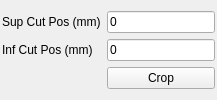
          <widget class="QWidget" name="tab_2">
           <attribute name="title">
            <string>CropSupInf</string>
           </attribute>
           <layout class="QGridLayout" name="gridLayout_36">
            <property name="leftMargin">
             <number>2</number>
            </property>
            <property name="topMargin">
             <number>2</number>
            </property>
            <property name="rightMargin">
             <number>2</number>
            </property>
            <property name="bottomMargin">
             <number>2</number>
            </property>
            <item row="0" column="0">
             <layout class="QGridLayout" name="gridLayout_35">
              <item row="0" column="0">
               <widget class="QLabel" name="label_45">
                <property name="text">
                 <string>Sup Cut Pos (mm)</string>
                </property>
               </widget>
              </item>
              <item row="0" column="1">
               <widget class="QLineEdit" name="lineEdit_SupCutPos">
                <property name="text">
                 <string>0</string>
                </property>
               </widget>
              </item>
              <item row="1" column="0">
               <widget class="QLabel" name="label_68">
                <property name="text">
                 <string>Inf Cut Pos (mm)</string>
                </property>
               </widget>
              </item>
              <item row="1" column="1">
               <widget class="QLineEdit" name="lineEdit_InfCutPos">
                <property name="text">
                 <string>0</string>
                </property>
               </widget>
              </item>
              <item row="2" column="1">
               <widget class="QPushButton" name="pushButton_CropSupInf">
                <property name="text">
                 <string>Crop</string>
                </property>
               </widget>
              </item>
             </layout>
            </item>
           </layout>
          </widget>
